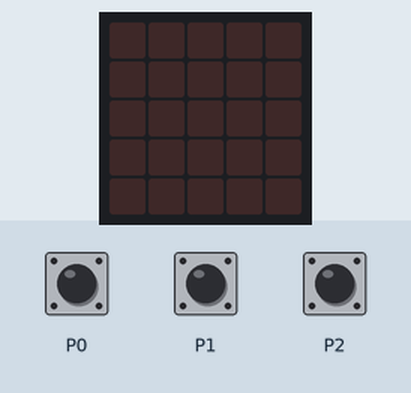
The program below on a simulated BBC micro:bit (MakeCode). Shown: the board's 5×5 LED display. The test bench sets the inputs (shaded band). Random numbers come from a fixed seed; the 48×5 strip is a reading aid, not a part: it shows the text the display is scrolling, unrolled, one strip-width of it at a time.

Above: at 1.2 s.
1.3 s: touch pin P0 pressed for 0.15 s
At 2.0 s:
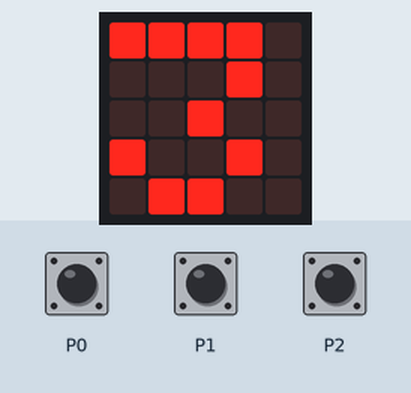
4.4 s: touch pin P1 pressed for 0.15 s
7.5 s: touch pin P2 pressed for 0.15 s
At 10.3 s:
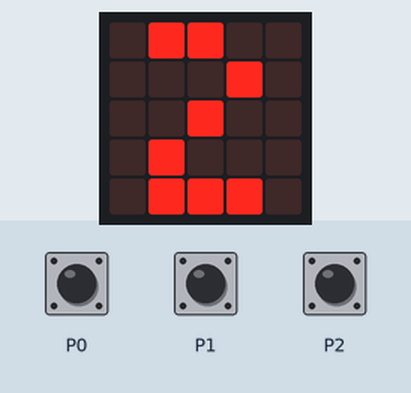
10.6 s: touch pin P0 pressed for 0.15 s
At 13.6 s:
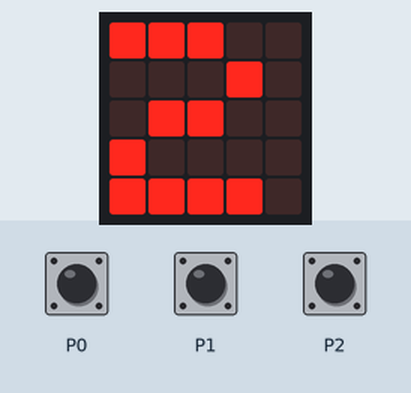

The program:

main.ts
```typescript
let P2 = 0
let P1 = 0
input.onPinPressed(TouchPin.P0, function () {
    basic.showNumber(3)
    basic.showNumber(2)
    basic.showNumber(1)
    basic.showString("START")
    basic.pause(randint(1000, 5000))
    basic.showIcon(IconNames.Heart)
    basic.pause(1000)
    basic.clearScreen()
})
input.onPinPressed(TouchPin.P2, function () {
    P2 += 1
    basic.showLeds(`
        . # # . .
        . . . # .
        . . # . .
        . # . . .
        . # # # .
        `)
    basic.pause(1000)
    basic.clearScreen()
})
input.onPinPressed(TouchPin.P1, function () {
    P1 += 1
    basic.showLeds(`
        . . # . .
        . # # . .
        . . # . .
        . . # . .
        . # # # .
        `)
    basic.pause(1000)
    basic.clearScreen()
})
basic.forever(function () {

})
```

test.ts
```typescript
// testes vão aqui; isto não será compilado quando este pacote for usado como uma extensão.
```

Measured:
- after the input at 1.3 s, the display: changes after 0.15 s (image 1)
- what the display in image 1 shows lasts 0.7 s, from 1.5 s to 2.2 s
- what the display in image 2 shows lasts 1.0 s, from 9.5 s to 10.5 s
